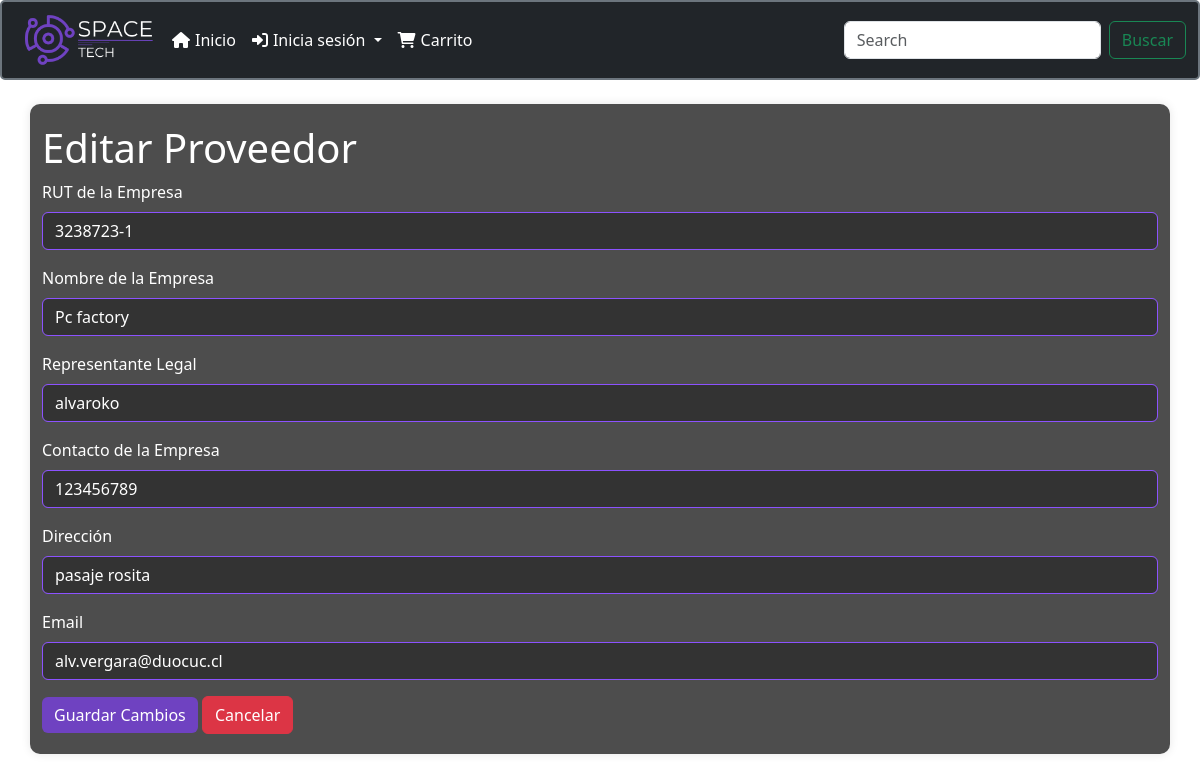
/proveedor/editar/27/, run on the app's committed database.
### menu/models.py (models this page shows, shortened)
class Proveedor(models.Model):
    id_proveedor = models.AutoField(primary_key=True, editable=False)
    rut_empresa = models.CharField(max_length=13, verbose_name='RUT de la Empresa')
    nombre_empresa = models.CharField(max_length=100, verbose_name='Nombre de la Empresa')
    representante_legal = models.CharField(max_length=100, verbose_name='Representante Legal', default="")
    contacto_empresa = models.CharField(max_length=50, verbose_name='Contacto de la Empresa')
    direccion_proveedor = models.CharField(max_length=255, verbose_name='Dirección', default="sin direccion")
    email_proveedor = models.EmailField(max_length=70, unique=True, null=True, blank=True)

### menu/views.py (the view)
# urls.py: path('proveedor/editar/<int:id>/', editar_proveedor, name='editar_proveedor'),
def editar_proveedor(request, id):
    proveedor = get_object_or_404(Proveedor, pk=id)
    if request.method == 'POST':
        form = ProveedorForm(request.POST, instance=proveedor)
        if form.is_valid():
            form.save()
            return redirect('listar_proveedores')
    else:
        form = ProveedorForm(instance=proveedor)
    return render(request, 'editar_proveedor.html', {'form': form})

### menu/forms.py
class ProveedorForm(forms.ModelForm):
    class Meta:
        model = Proveedor
        fields = '__all__'

### menu/context_processors.py (called while the page is built)
def carrito_items_count(request):
    if request.user.is_authenticated:
        cart, created = Cart.objects.get_or_create(user=request.user)
        carrito_items_count = CartItem.objects.filter(cart=cart).aggregate(total_quantity=Sum('quantity'))['total_quantity'] or 0
    else:
        carrito_items_count = 0
    return {
        'carrito_items_count': carrito_items_count
    }

### menu/templates/editar_proveedor.html (shortened to what this page needs)
<!DOCTYPE html>
<html lang="es">
<head>
    <link href="https://cdn.jsdelivr.net/npm/bootstrap@5.1.3/dist/css/bootstrap.min.css" rel="stylesheet">
</head>
<body style="color: white;">
    {% include "plantilla/menu.html" %}
    <div class="container mt-4">
        <h1>Editar Proveedor</h1>
        <form method="post" class="needs-validation" novalidate>
            <div class="mb-3">
                <label for="id_rut_empresa" class="form-label">RUT de la Empresa</label>
                <input type="text" class="form-control" id="id_rut_empresa" name="rut_empresa" value="{{ form.rut_empresa.value }}" required>
            </div>
            <div class="mb-3">
                <label for="id_nombre_empresa" class="form-label">Nombre de la Empresa</label>
                <input type="text" class="form-control" id="id_nombre_empresa" name="nombre_empresa" value="{{ form.nombre_empresa.value }}" required>
            </div>
            <div class="mb-3">
                <label for="id_representante_legal" class="form-label">Representante Legal</label>
                <input type="text" class="form-control" id="id_representante_legal" name="representante_legal" value="{{ form.representante_legal.value }}">
            </div>
            <div class="mb-3">
                <label for="id_contacto_empresa" class="form-label">Contacto de la Empresa</label>
                <input type="text" class="form-control" id="id_contacto_empresa" name="contacto_empresa" value="{{ form.contacto_empresa.value }}" required>
            </div>
            <div class="mb-3">
                <label for="id_direccion_proveedor" class="form-label">Dirección</label>
                <input type="text" class="form-control" id="id_direccion_proveedor" name="direccion_proveedor" value="{{ form.direccion_proveedor.value }}">
            </div>
            <div class="mb-3">
                <label for="id_email_proveedor" class="form-label">Email</label>
                <input type="email" class="form-control" id="id_email_proveedor" name="email_proveedor" value="{{ form.email_proveedor.value }}">
            </div>
            <button type="submit" class="btn btn-primary">Guardar Cambios</button>
            <a href="{% url 'listar_proveedores' %}" class="btn btn-danger">Cancelar</a>
        </form>
    </div>
</body>
</html>

### menu/templates/editar_proveedor.html (style rules this page uses)
.container { background-color: #4d4d4d; padding: 20px; border-radius: 10px; box-shadow: 0 0 10px rgba(0, 0, 0, 0.1); }
h1 { color: #8c52ff; }
label { color: #ffffff; }
input[type="text"], input[type="email"] { background-color: #333333; color: #ffffff; border: 1px solid #8c52ff; }
.btn-primary { background-color: #8c52ff; border-color: #8c52ff; }

### menu/templates/plantilla/menu.html (style rules this page uses)
.btn-primary { background-color: #6f42c1; border: none; }

### data on the page
Proveedor: rut_empresa "3238723-1", nombre_empresa "Pc factory", representante_legal "alvaroko", contacto_empresa "123456789", direccion_proveedor "pasaje rosita", email_proveedor "alv.vergara@duocuc.cl"
